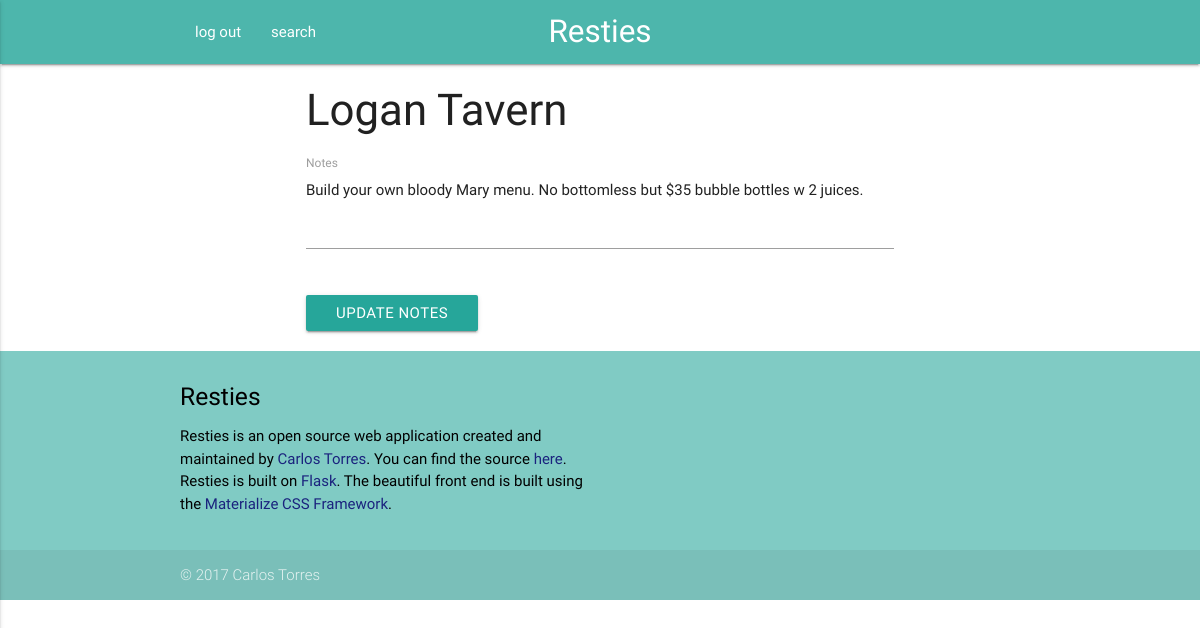
/editNotes/ChIJ7eQlc-q3t4kRbcF_amuMsHM (signed in), run on the app's committed database.
### project/models.py (models this page shows, shortened)
class Place(db.Model):
	__tablename__ = 'places'
	placeID = db.Column(db.String, primary_key=True)
	placeName = db.Column(db.String, nullable=False)
	notes = db.Column(db.String, nullable=True)
	userID = db.Column(db.Integer, db.ForeignKey('users.userID'), primary_key=True)

### project/places/views.py (the view)
@places_blueprint.route('/editNotes/<string:placeID>', methods=['GET','POST'])
@login_required
def editNotes(placeID):
	error = None
	place = getPlace(placeID,session['userID'])
	form = NotesForm(request.form)
	if request.method == 'POST':
		place.notes = form.notes.data
		db.session.commit()
		flash('Notes updated!')
		return redirect(url_for('places.details', placeID=placeID))
	return render_template('editNotes.html', place=place, error=error, form=form)

### project/places/forms.py
class NotesForm(Form):
	notes = TextAreaField(
		'Notes'
	)

### project/places/views.py (called while the page is built)
def login_required(test):
	@wraps(test)
	def wrap(*args, **kwargs):
		if 'logged_in' in session:
			return test(*args, **kwargs)
		else:
			flash('You need to login first.')
			return redirect(url_for('users.login'))
	return wrap

def getPlace(placeID, userID):
	return db.session.query(Place).filter_by(placeID=placeID,userID=userID).first()

### project/templates/editNotes.html (shortened to what this page needs)
{% extends "_base.html" %}
{% block content %}
  <div class="container">
  	<h3>{{ place.placeName }}</h3>
  	<div class="row">
  	  <form class="col s12" method="POST" action="{{ url_for('places.editNotes', placeID=place.placeID) }}">
  	    <div class="row">
  	    	<div class="input-field col s12">
            {% set f = form.notes.process_data(place.notes) %}
  	    	  {{  form.notes(class="materialize-textarea", id="textarea_notes", autofocus=true) }}
  	    		<label for="textarea_notes">Notes</label>
  	    	</div>
  	    </div>
  	    <button class="waves-effect waves-light btn" type="submit" name="action">Update Notes</button>
  	  </form>
  	</div>
  </div>
{% endblock %}

### data on the page
Place: placeName "Logan Tavern", notes "Build your own bloody Mary menu. No bottomless but $35 bubble bottles w 2 juices."
